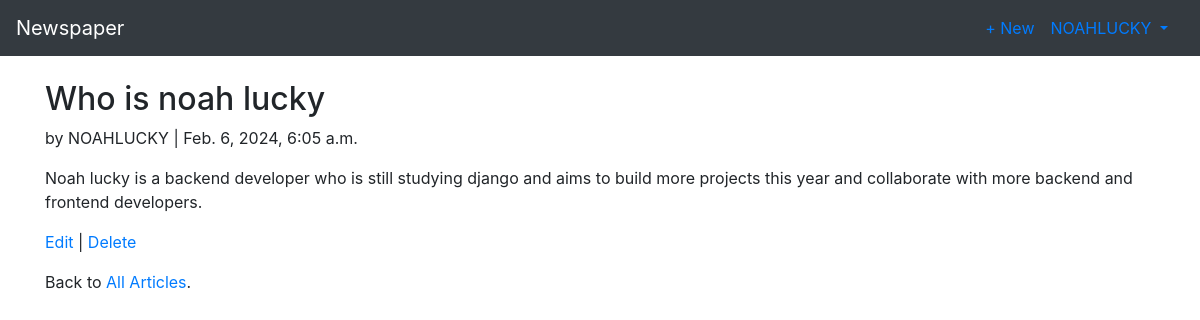
Screenshot of /articles5/ (signed in) with the database file from the repository.
### users/models.py (models this page shows)
class CustomUser(AbstractUser):
    age = models.PositiveIntegerField(null=True, blank=True)

### articles/models.py (models this page shows, shortened)
class Article(models.Model):
    title = models.CharField(max_length=255)
    body = models.TextField()
    date = models.DateTimeField(auto_now_add=True)
    author = models.ForeignKey(
        get_user_model(),
        on_delete=models.CASCADE,
    )

### articles/views.py (the view)
# urls.py: path('<int:pk>/', ArticleDetailView.as_view(), name='article_detail'),
class ArticleDetailView(DetailView):
    model = Article
    template_name = 'article_detail.html'

### templates/article_detail.html
{% extends 'base.html' %}
{% block content %}
    <div class="article-entry">
        <h2>{{ object.title }}</h2>
        <p>by {{ object.author }} | {{ object.date }}</p>
        <p>{{ object.body }}</p>
    </div>
    <p>
        <a href="{% url 'article_edit' article.pk %}">Edit</a> |
        <a href="{% url 'article_delete' article.pk %}">Delete</a>
    </p>
    <p>Back to <a href="{% url 'article_list' %}">All Articles</a>.</p>
{% endblock content %}

### templates/base.html (shortened to what this page needs)
<!DOCTYPE html>
<html lang="en">
<head>
    <link rel="stylesheet" href="https://stackpath.bootstrapcdn.com/bootstrap/4.1.3/css/bootstrap.min.css"
>
</head>
<body>
<nav class="navbar navbar-expand-md navbar-dark bg-dark mb-4">
    <a class="navbar-brand" href="{% url 'home' %}">Newspaper</a>
    {% if user.is_authenticated %}
        <ul class="navbar-nav ml-auto">
            <li class="nav-item"><a href="{% url 'article_new' %}">+ New</a></li>
        </ul>
        <a class="nav-link dropdown-toggle" href="#" id="userMenu"
           data-toggle="dropdown" aria-haspopup="true"
           aria-expanded="false">
            {{ user.username }}
        </a>
    {% endif %}
</nav>
<div class="container">
    {% block content %}
    {% endblock content %}
</div>
</body>
</html>

### rows the page displays
CustomUser: username "NOAHLUCKY"
Article: title "Who is noah lucky", author "NOAHLUCKY", date "Feb. 6, 2024, 6:05 a.m.", body "Noah lucky is a backend developer who is still studying django and aims to build more projects this year and collaborate with more backend and frontend developers."
